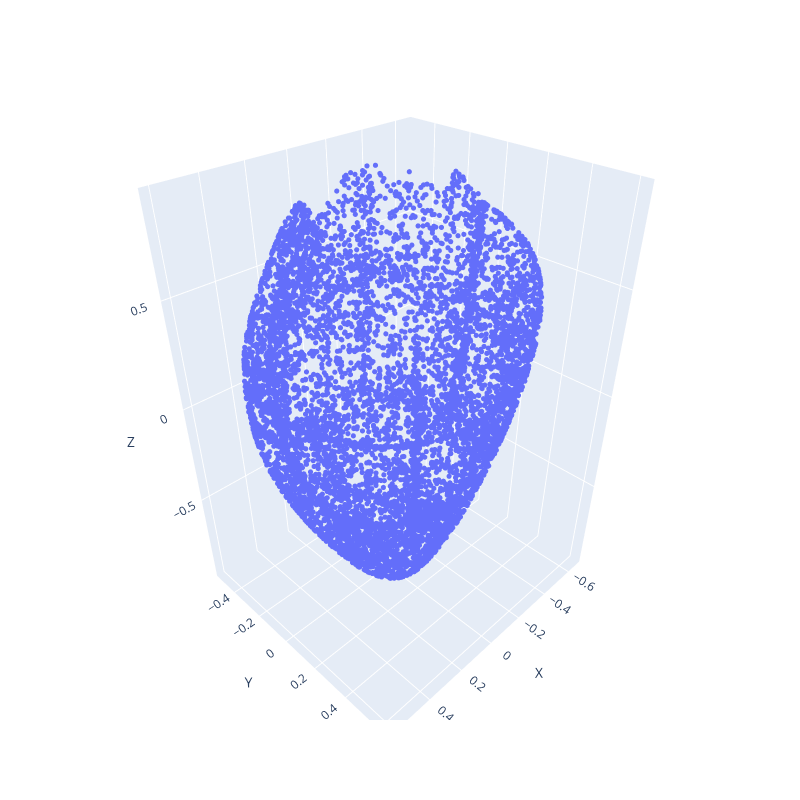

Here is the notebook cell this chart was saved with:
### Code cell
fig = go.Figure()

fig.add_trace(
    go.Scatter3d(
        x=TY[:, 0],
        y=TY[:, 1],
        z=TY[:, 2],
        mode="markers",
        marker=dict(
            size=3
        ),
        name="B' after CPD"
    )
)

fig.update_layout(
    width=800,
    height=800,
    scene=dict(
        aspectmode="data",
        xaxis_title="X",
        yaxis_title="Y",
        zaxis_title="Z"
    )
)

fig.show()

### Figure 1 — Plotly figure (JSON) as saved in the notebook; plotly's stock layout.template omitted (floating-point values rounded to 4 significant figures; data arrays with more than 128 entries replaced by an {"elided": "..."} marker saying what was removed)
{"data": [{"marker": {"size": 3}, "mode": "markers", "name": "B' after CPD", "type": "scatter3d", "x": {"elided": "8500 float values"}, "y": {"elided": "8500 float values"}, "z": {"elided": "8500 float values"}}], "layout": {"height": 800, "scene": {"aspectmode": "data", "xaxis": {"title": {"text": "X"}}, "yaxis": {"title": {"text": "Y"}}, "zaxis": {"title": {"text": "Z"}}}, "width": 800}}
